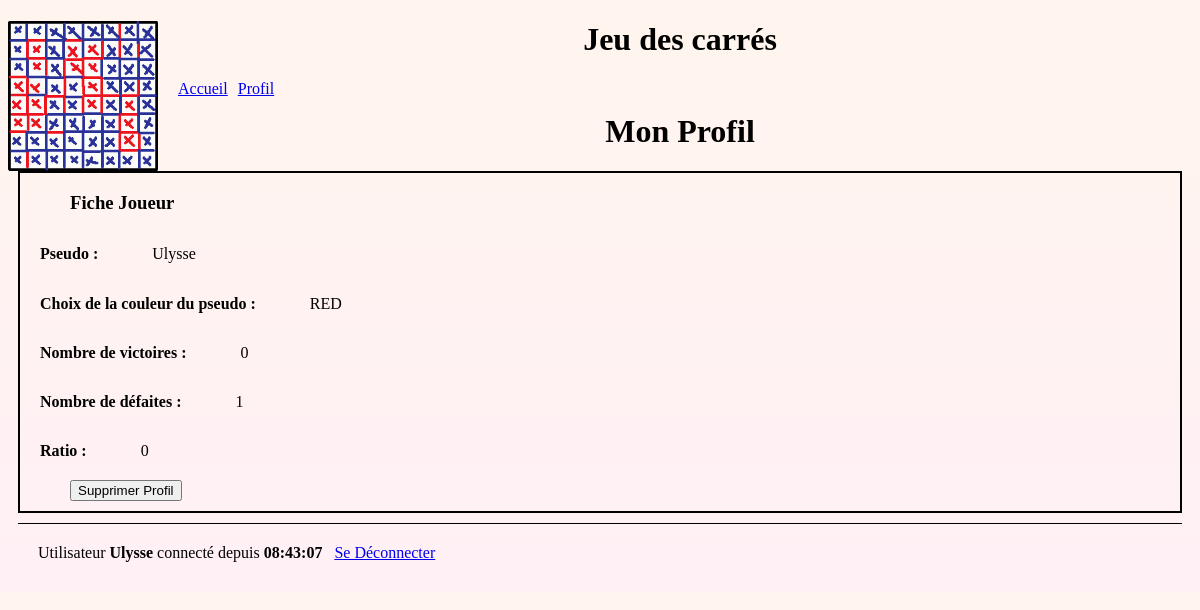
The app's page /index.php?view=profil (signed in), older data.
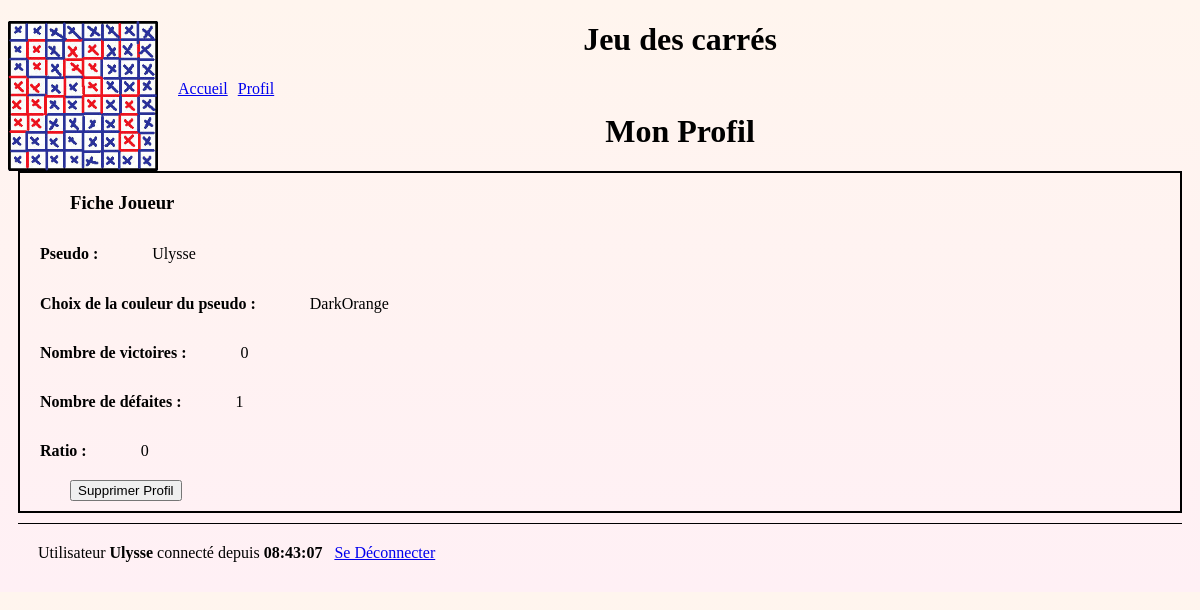
The same page, newer data.
### tables this page shows
CREATE TABLE `joueurs` (
  `idJoueur` int(11) NOT NULL COMMENT 'clé primaire, identifiant numérique auto incrémenté',
  `pseudo` varchar(20) NOT NULL COMMENT 'pseudo',
  `passe` varchar(20) NOT NULL COMMENT 'mot de passe',
  `color` varchar(10) NOT NULL DEFAULT 'black' COMMENT 'indique la couleur préférée de l''utilisateur, en anglais',
  `nbVictoires` int(11) COMMENT 'indique le nombre de victoires du joueur',
  `nbDefaites` int(11) COMMENT 'indique le nombre de défaites du joueur',
  `nbCarres`  int(11) COMMENT 'indique le nombre de carrés que possède le joueur dans la partie en cours',
  `connecte` tinyint(1) NOT NULL DEFAULT '0' COMMENT 'indique si le joueur est connecte'

);

### libs/maLibUtils.php (called while the page is built, shortened)
<?php
function valider($nom,$type="REQUEST")
{
	switch($type)
	{
		case 'REQUEST':
		if(isset($_REQUEST[$nom]) && !($_REQUEST[$nom] == ""))
			return proteger($_REQUEST[$nom]);
		break;
		case 'SESSION':
		if(isset($_SESSION[$nom]) && !($_SESSION[$nom] == ""))
			return $_SESSION[$nom];
		break;
	}
	return false;
}
function proteger($str)
{
	if (is_array($str))
	{
		$nextTab = array();
		foreach($str as $cle => $val)
		{
			$nextTab[$cle] = addslashes($val);
		}
		return $nextTab;
	}
	else
		return addslashes ($str);
}
?>

### libs/maLibSQL.pdo.php (called while the page is built, shortened)
<?php
function SQLGetChamp($sql)
{
	global $BDD_host;
	global $BDD_base;
	global $BDD_user;
	global $BDD_password;
	try {
		$dbh = new PDO("mysql:host=$BDD_host;dbname=$BDD_base", $BDD_user, $BDD_password);
	} catch (PDOException $e) {
		die("<font color=\"red\">SQLGetChamp: Erreur de connexion : " . $e->getMessage() . "</font>");
	}
	$dbh->exec("SET CHARACTER SET utf8");
	$res = $dbh->query($sql);
	$num = $res->rowCount();
	$res->setFetchMode(PDO::FETCH_NUM);
	$ligne = $res->fetch();
	if ($ligne == false) return false;
	else return $ligne[0];
}
?>

### libs/modele.php (called while the page is built, shortened)
<?php
include_once("libs/maLibSQL.pdo.php");
function getPseudo($idJoueur) {
	$sql = "SELECT pseudo FROM joueurs WHERE idJoueur='$idJoueur'";
	return SQLGetChamp($sql);
}
function getColor($idJoueur) {
	$sql = "SELECT color FROM joueurs WHERE idJoueur='$idJoueur'";
	return SQLGetChamp($sql);
}
function getNbVictoires($idJoueur) {
	$sql = "SELECT nbVictoires FROM joueurs WHERE idJoueur='$idJoueur'";
	return SQLGetChamp($sql);
}
function getNbDefaites($idJoueur) {
	$sql = "SELECT nbDefaites FROM joueurs WHERE idJoueur='$idJoueur'";
	return SQLGetChamp($sql);
}
?>

### vues/profil.php (the view, shortened to what this page needs)
<?php
include_once("libs/modele.php");
include_once("libs/maLibUtils.php");
?>
<!DOCTYPE html PUBLIC "-//W3C//DTD XHTML 1.0 Strict//EN" "http://www.w3.org/TR/xhtml1/DTD/xhtml1-strict.dtd">
<html xmlns="http://www.w3.org/1999/xhtml">
<head>
</head>
<body>
<h1 id="titrePage">Mon Profil</h1>
<div id="autresJoueurs" class="cadre">
	<h3 id="fiche">Fiche Joueur</h3>
    <h4 id="label">Pseudo :</h4>
    <?php
    $pseudo=getPseudo($_SESSION["idJoueur"]);
    echo "<p>";
    echo $pseudo;
    echo "</p>\n";
    ?> </br>
    <h4 id="label">Choix de la couleur du pseudo :</h4>
    <?php
    $color=getColor($_SESSION["idJoueur"]);
    echo "<p>";
    echo $color;
    echo "</p>\n";
    ?> </br>
    <h4 id="label">Nombre de victoires :</h4>
    <?php
    $NbVictoires=getNbVictoires($_SESSION["idJoueur"]);
    echo "<p>";
    echo $NbVictoires;
    echo "</p>\n";
    ?> </br>
    <h4 id="label">Nombre de défaites :</h4>
    <?php
    $NbDefaites=getNbDefaites($_SESSION["idJoueur"]);
    echo "<p>";
    echo $NbDefaites;
    echo "</p>\n";
    ?> </br>
    <h4 id="label">Ratio :</h4>
    <?php
    $ratio=($NbVictoires)/($NbVictoires+$NbDefaites);
    echo "<p>";
    echo $ratio;
    echo "</p>\n";
    ?> </br>
    <input id="supprimerProfil" type="submit" name="supprimerProfil" value="Supprimer Profil"/>
</div>
</body>

### vues/header.php (shortened to what this page needs)
<!DOCTYPE html PUBLIC "-//W3C//DTD XHTML 1.0 Strict//EN" "http://www.w3.org/TR/xhtml1/DTD/xhtml1-strict.dtd">
<html xmlns="http://www.w3.org/1999/xhtml">
<head>
	<link rel="stylesheet" type="text/css" href="ressources/style.css">
</head>
<body>
<div id="banniere">
<img src="image.png" class="image" alt="Le jeu des petits carrés" />
<h1 id="stitre"> Jeu des carrés </h1>
<?php
    if (!valider("connecte","SESSION")){
    }
    else{
        echo "<a href=\"index.php?view=accueil\">Accueil</a>";
        echo "<a href=\"index.php?view=profil\">Profil</a>";
    }
?>
</div>

### index.php (shortened to what this page needs)
<?php
	include_once "libs/maLibUtils.php";
	include("vues/header.php");
	$view = valider("view");
	switch($view)
	{
		case "profil" :
			include("vues/profil.php");
		break;
	}
	include("vues/footer.php");
?>

### vues/footer.php (shortened to what this page needs)
<div id="pied">
    <?php
    if (valider("connecte","SESSION"))
    {
        echo "Utilisateur <b>$_SESSION[pseudo]</b> connecté depuis <b>$_SESSION[heureConnexion]</b> &nbsp; ";
        echo "<a href=\"controleur.php?action=Logout\">Se Déconnecter</a>";
    }
    ?>
</div>
</body>
</html>

### ressources/style.css (style rules this page uses)
#banniere { height:70px; }
body { background: linear-gradient(#FFF5EE, #FFF0F5); }
.image { float: left; min-width: 150px; min-height: 150px; }
#stitre { text-align: center; }
#banniere img { height:60px; margin-right:10px; }
#banniere a { float:left; margin-left:10px; }
#pied { bottom:5px;left:5px;right:5px; border-top :1px solid black; padding:20px; margin:10px; }

### vues/profil.php (style rules this page uses)
#titrePage { text-align: center; }
.cadre { border:solid black 2px; margin: 10px; }
#label { margin-left:20px; margin-bottom:10px; }
#fiche { margin-left:50px; margin-bottom:10px; }
#supprimerProfil { margin-left:50px; margin-top:10px; margin-bottom:10px; }
h4 { display: inline-block; }
p { margin-left:50px; display: inline; }

Row changes from the older to the newer data that the page shows:
changed joueurs "Ulysse": color "RED" → "DarkOrange"
